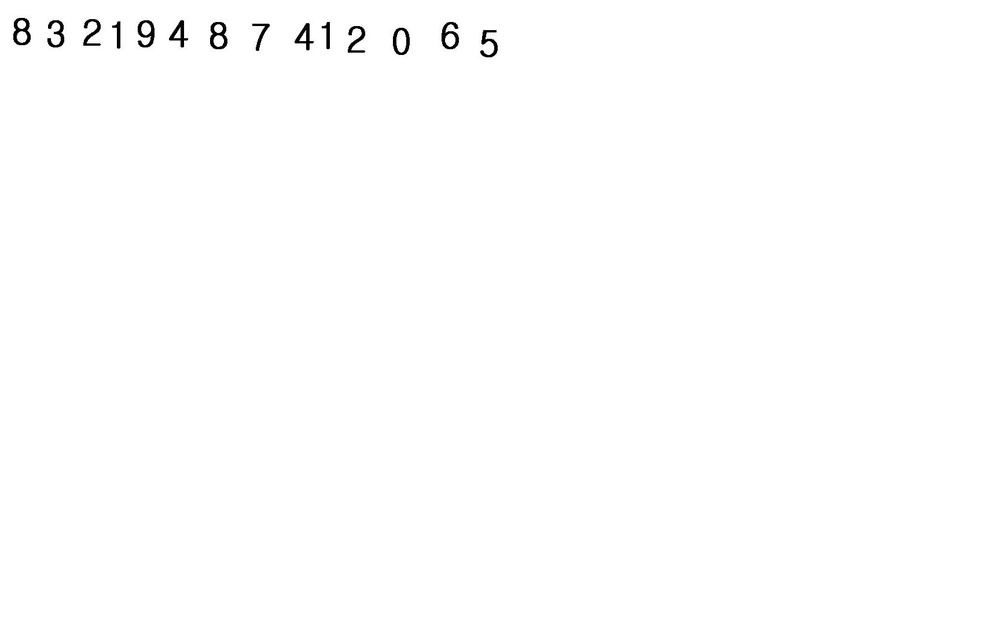
//> input picture OpenCV/OpenCV/number3.jpg, 1000 x 625 px, shrunk from 1728 x 1080 before the run
$ ./main   (built with g++ and OpenCV 4)
//> lines starting //> are read from the running program, lines starting //| are printed output that depends on the picture; after the words box and inside, x2 and y2 are one past the last pixel; in counts of white or black regions, pixels touching at a corner belong together
#include "cv.h"
#include "highgui.h"
#include <stdio.h>
#include <stdlib.h>


int PrintMat(const CvMat *mat, const char *strName);

typedef struct rect{
	CvPoint min;
	CvPoint max;
	int width;
	int height;
	rect* next;
}rect;
typedef struct numberData{
	int number;
	int xPosition;
}numberData;
typedef struct heightCount{
	int height;
	int count;
}heightCount;

void init_rect(rect* init){
	init->min.x = 10000;
	init->min.y = 10000;
	init->max.x = 0;
	init->max.y = 0;
	init->width = 0;
	init->height = 0;
	init->next=NULL ;
}

int main()
{
	int rCount = 0;
	numberData result[20];
	heightCount height[20] = { 0 };
	int hCount = 0;
	rect* rectData,* rectData_link;
	rectData = rectData_link = NULL;
	IplImage    *srcImage;
	if ((srcImage = cvLoadImage("number3.jpg", CV_LOAD_IMAGE_GRAYSCALE)) == NULL)
		return -1;
//> srcImage is the input picture: 625 rows x 1000 cols, CV_8UC1; min 0, max 255, mean 253.9
	IplImage* dstImage = cvCreateImage(cvGetSize(srcImage), IPL_DEPTH_8U, 3);
	IplImage* dstImage_1 = cvCreateImage(cvGetSize(srcImage), IPL_DEPTH_8U, 1);

	CvMemStorage* storage = cvCreateMemStorage(0);
	CvSeq *first_contour = 0;
	int header_size = sizeof(CvContour);

	int mode = CV_RETR_LIST;
	//	int method=CV_CHAIN_APPROX_NONE;
	int method = CV_CHAIN_APPROX_SIMPLE;

	CvPoint offset = cvPoint(0, 0);

	cvThreshold(srcImage, srcImage, 200, 255, CV_THRESH_BINARY);
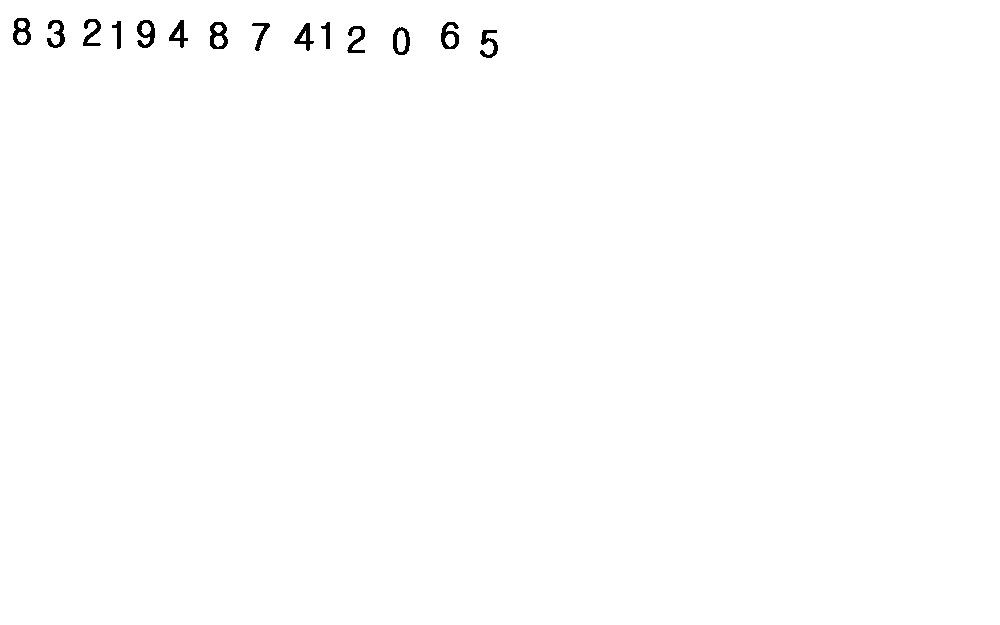
//> srcImage: 625 rows x 1000 cols, CV_8UC1; 99.5% white; 14 black regions, largest, box (x1, y1, x2, y2) and area: (210, 22, 228, 49) 276, (13, 18, 31, 45) 272, (137, 20, 155, 48) 268
	cvCvtColor(srcImage, dstImage, CV_GRAY2BGR);
//> dstImage: 625 rows x 1000 cols, CV_8UC3; 99.5% white; 14 black regions

	cvThreshold(srcImage, dstImage_1, 120, 255, CV_THRESH_BINARY);

	int nContour = cvFindContours(srcImage, storage, &first_contour, header_size,
		mode, method, offset);
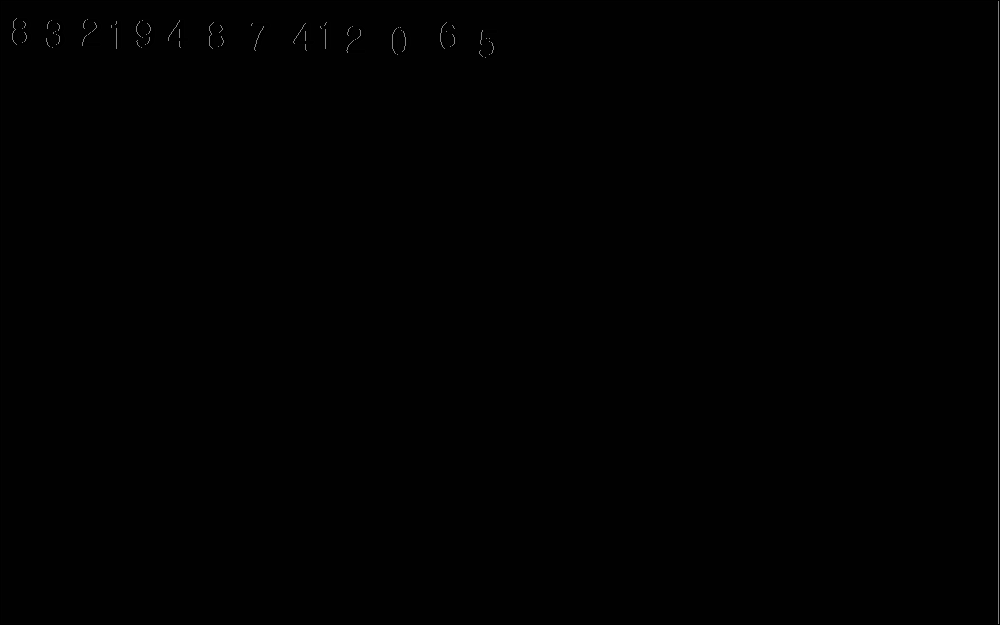
//> srcImage: 625 rows x 1000 cols, CV_8UC1; min 0, max 130, mean 1.2
//> first_contour = 24 contours, 1 with area under 20; largest, box (x1, y1, x2, y2) and area: (1, 1, 999, 624) 620134, (209, 21, 229, 50) 450, (12, 17, 32, 46) 445, (392, 26, 411, 56) 434, (440, 21, 460, 50) 405; nContour = 24
	printf("nContour=%d\n", nContour);
//| nContour=24

	CvScalar external_color = CV_RGB(0, 0, 255);
	CvScalar hole_color = CV_RGB(255, 0, 0);
	int max_level = 0;

	int i, k;
	CvSeq* contour;

	rectData = rectData_link = (rect*)malloc(sizeof(rect));

	init_rect(rectData_link);

	for (contour = first_contour, k = 0; contour != 0; contour = contour->h_next, k++)
	{

		cvDrawContours(dstImage, contour, CV_RGB(0, 0, 255), CV_RGB(255, 0, 0), 0, 2);

		for (i = 0; i<contour->total; i++)
		{
			CvPoint* pt = (CvPoint*)cvGetSeqElem(contour, i);
			if (rectData_link->max.x < pt->x)
				rectData_link->max.x = pt->x;
			if (rectData_link->max.y < pt->y)
				rectData_link->max.y = pt->y;
			if (rectData_link->min.x > pt->x)
				rectData_link->min.x = pt->x;
			if (rectData_link->min.y > pt->y)
				rectData_link->min.y = pt->y;
			//printf("pt[%d] = (%d, %d)\n", i, pt->x, pt->y);

		}/*		if (k != 3){
			printf("\nmin pt[%d] = (%d, %d)\n", i, min.x, min.y);
			printf("\nmax pt[%d] = (%d, %d)\n", i, max.x, max.y);
			cvRectangle(dstImage, min, max, CV_RGB(255, 255, 0), 1, 8, 0);

			CvMat matHeader, *pSrcMat;
			cvSetImageROI(srcImage, cvRect(min.x,min.y,max.x-min.x,max.y-min.y));
			pSrcMat = cvGetMat(srcImage, &matHeader);
			PrintMat(pSrcMat, "pSrcMat");
			min.x = 1000; min.y = 1000;
			max.x = 0; max.y = 0;
		}*/
		rectData_link->width = rectData_link->max.x - rectData_link->min.x;
		rectData_link->height = rectData_link->max.y - rectData_link->min.y;
		if (hCount == 0){
			height[hCount].count=1;
			height[hCount].height = rectData_link->height;
			hCount++;
		}
		else{
			int checkHeight = 1;
			for (int a = 0; a < hCount; a++){
				if (height[a].height == rectData_link->height){
					checkHeight = 0;
					height[a].count++;
				}
			}
			if (checkHeight){
				height[hCount].count=1;
				height[hCount].height = rectData_link->height;
				hCount++;
			}
		}
		if (rectData == rectData_link){
			rectData->next = (rect*)malloc(sizeof(rect));
			rectData_link = rectData->next;
		}
		else{
			rectData_link->next = (rect*)malloc(sizeof(rect));
			rectData_link = rectData_link->next;
		}

		init_rect(rectData_link);
	}
//> this loop made 24 passes
//> checkHeight on passes 2 to 13: 1, 0, 1, 1, 1, 1, 0, 1, 1, 0, 0, 1
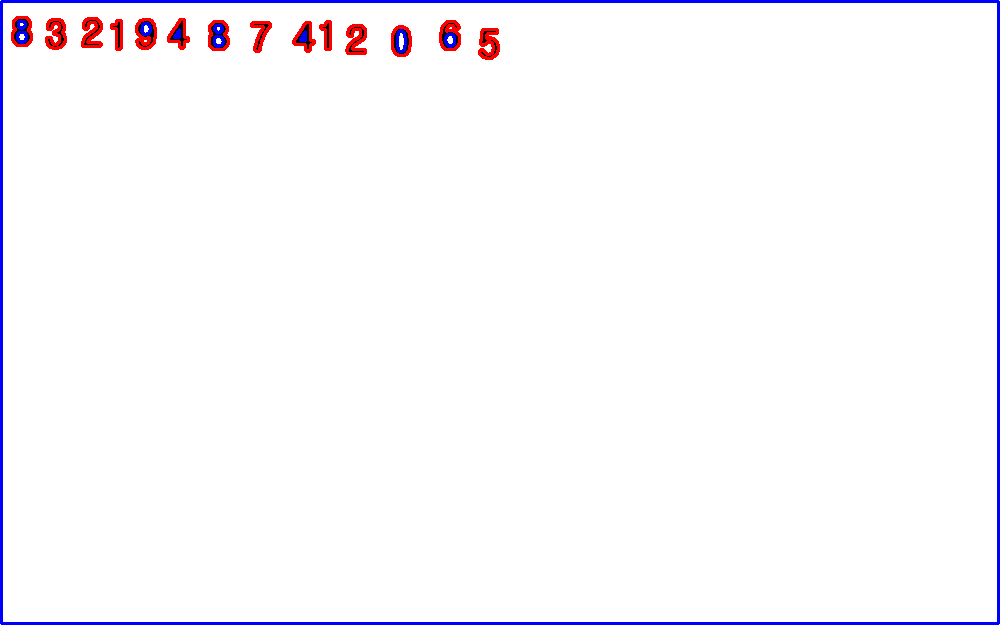
//> dstImage: 625 rows x 1000 cols, CV_8UC3; mean B, G, R 252.7, 248.3, 250.2
//> after the loop, hCount = 10

	int innerContourCount = 0;
	int realheight;
	for (int a = 0; a < hCount; a++){
		for (int b = 0; b < hCount-1; b++){
			if (height[b].count < height[b+1].count){
				heightCount tempHeight = height[b];
				height[b] = height[b + 1];
				height[b + 1] = tempHeight;
			}
		}
	}
//> this loop made 10 passes
	realheight = height[0].height-10;

	rect * temp1,*temp2 , *temp3=NULL;
	temp1 = rectData;
	while(temp1){
		temp2 = rectData;
		innerContourCount = 0;
		while (temp2){
			if (temp1->max.x > temp2->max.x && temp1->max.y > temp2->max.y && temp1->min.x < temp2->min.x && temp1->min.y < temp2->min.y){
				innerContourCount++;
				if (innerContourCount == 1){
					temp3 = temp2;
				}
			}

			temp2=temp2->next;
		}
		if (innerContourCount == 3){
			// [7 lines of commented-out code are left out]
			result[rCount].number = 8;
			result[rCount].xPosition = temp1->min.x;
			rCount++;
		}
		else if (innerContourCount == 2){
			int y1, y3;
			y1 = (temp1->max.y + temp1->min.y) / 2;
			y3 = (temp3->max.y + temp3->min.y) / 2;

			if (y1 < y3){
				// [6 lines of commented-out code are left out]
				result[rCount].number = 6;
				result[rCount].xPosition = temp1->min.x;
				rCount++;
			}
			else if (y1 > y3 && temp3->min.y < 45){
				// [6 lines of commented-out code are left out]
				result[rCount].number = 9;
				result[rCount].xPosition = temp1->min.x;
				rCount++;
			}
			else if (temp3->height>temp1->height / 2){
				//printf("\nthis is 0\n area is min(%d,%d)\tmax(%d,%d)\n\n", temp1->min.x, temp1->min.y, temp1->max.x, temp1->max.y);
				CvMat matHeader, *pSrcMat;
				/*cvSetImageROI(dstImage_1, cvRect(temp1->min.x, temp1->min.y, temp1->max.x - temp1->min.x, temp1->max.y - temp1->min.y));
				pSrcMat = cvGetMat(dstImage_1, &matHeader);
				PrintMat(pSrcMat, "pSrcMat");
			*/
				result[rCount].number = 0;
				result[rCount].xPosition = temp1->min.x;
				rCount++;
			}
			else{
				// [6 lines of commented-out code are left out]
				result[rCount].number = 4;
				result[rCount].xPosition = temp1->min.x;
				rCount++;
			}
		}
		else if (temp1->height > realheight && temp1->height<realheight+20){
			CvMat matHeader, *pSrcMat;
			cvSetImageROI(dstImage_1, cvRect(temp1->min.x, temp1->min.y, temp1->max.x - temp1->min.x, temp1->max.y - temp1->min.y));
			pSrcMat = cvGetMat(dstImage_1, &matHeader);
			result[rCount].number = PrintMat(pSrcMat, "pSrcMat");
			result[rCount].xPosition = temp1->min.x;
			rCount++;
		}
		//printf("\nthis is ?\n area is min(%d,%d)\tmax(%d,%d)\n\n", temp1->min.x, temp1->min.y, temp1->max.x, temp1->max.y);


		temp1 = temp1->next;
	}
//> this loop made 25 passes
//> (innerContourCount, y1, y3) on passes 8, 11, 14, 19, 20: (2, 40, 40), (2, 36, 35), (2, 35, 40), (2, 33, 33), (2, 33, 28)
//> after the loop, innerContourCount = 0; rCount = 15

	for (int i = 0; i < rCount; i++){
		for (int j = 0; j < rCount - 1; j++){
			if (result[j].xPosition > result[j + 1].xPosition){
				numberData tempNumber = result[j];
				result[j] = result[j + 1];
				result[j + 1] = tempNumber;
			}
		}
	}
//> this loop made 15 passes
	for (int i = 0; i < rCount; i++){
		printf("%d ", result[i].number);
	}

	cvNamedWindow("dstImage", CV_WINDOW_AUTOSIZE);
	cvShowImage("dstImage", dstImage);

	cvWaitKey(0);
	cvDestroyAllWindows();
	cvReleaseMemStorage(&storage);
	cvReleaseImage(&srcImage);
	cvReleaseImage(&dstImage);
	return 0;
}

int PrintMat(const CvMat *mat, const char *strName)
{
	int   x, y;
	int number=0;
	double   fValue;
	int totalCount = 0;
	int zeroCount = 0;
	//printf(" %s  \n =  \n", strName);
	for (y = 0; y<mat->rows; y++)
	{
		for (x = 0; x<mat->cols; x++)
		{
			fValue = cvGetReal2D(mat, y, x);
			//("%3d", cvRound(fValue));
			if (cvRound(fValue) == 0)
				zeroCount++;
			totalCount++;
		}
		//printf("\n");
	}
	double divide = (double)zeroCount / (double)totalCount;
	if (divide > 0.43)
		number = 1;
	else if (divide > 0.4)
		number = 3;
	else if (divide > 0.385)
		number = 5;
	else if (divide > 0.3)
		number = 2;
	else
		number = 7;

	return number;
}
